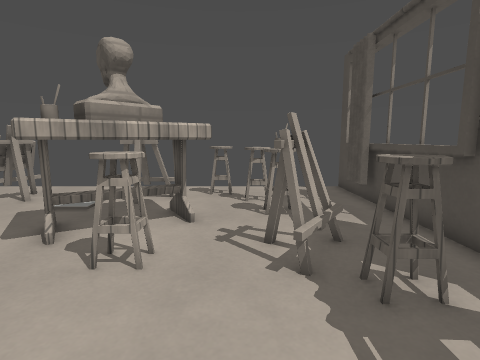
View 1 (above)

12 first-person views from a walk through a Godot game level. The camera is 1.2 m above the floor, tilts 8° down and sees 80° across. The floor is counted in squares, 0.5 m on a side. Each view is taken from the middle of a square. On the plan, view 1 faces up. The plan holds only what a view shows up to about 18 squares ahead; the rest is blank. Surface patterns are stand-ins for the level's own textures.

View 2
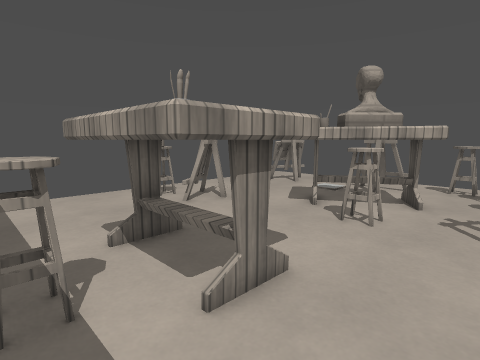

View 3
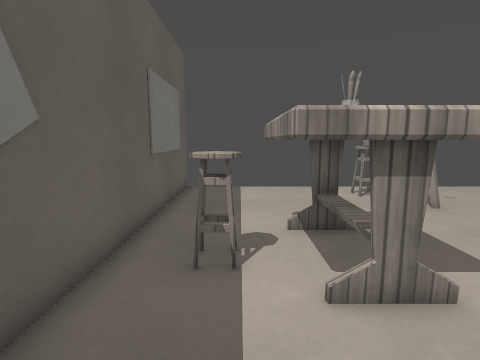

View 4
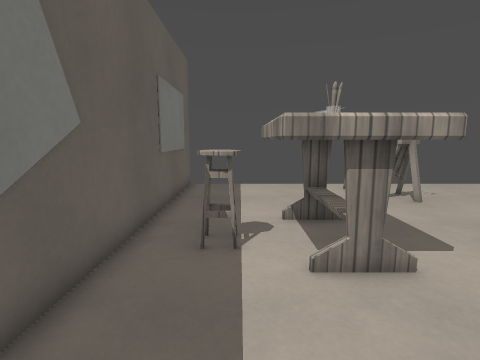

View 5
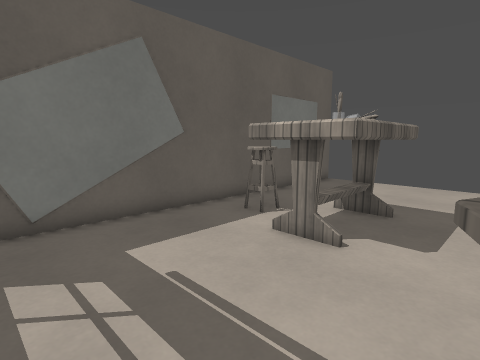

View 6
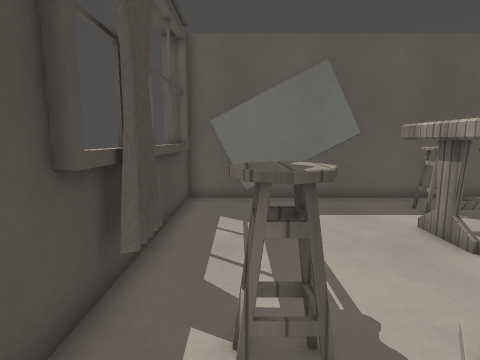

View 7
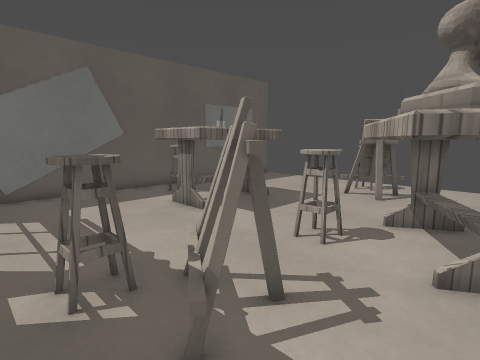

View 8
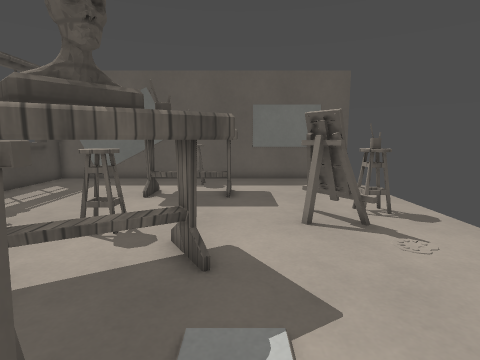

View 9
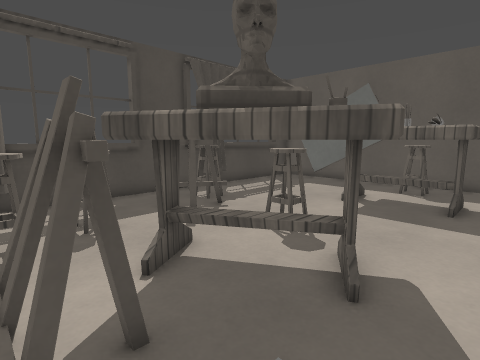

View 10
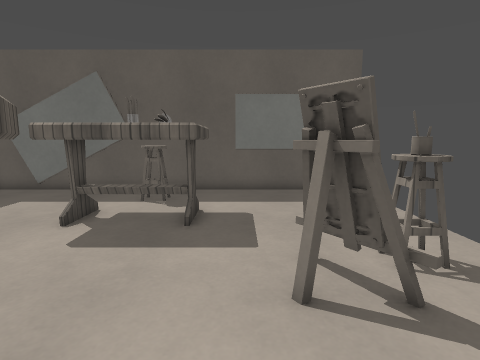

View 11
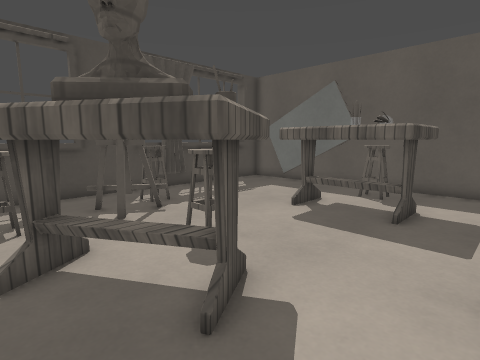

View 12
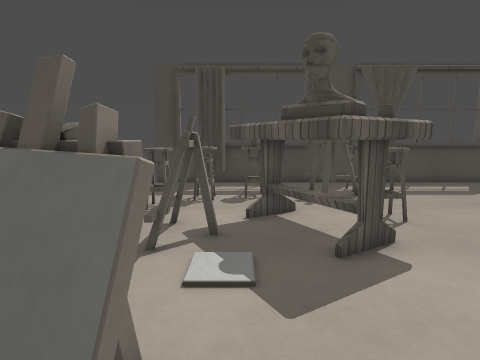

### Floor plan
Points are (right, up) in squares from view 1. A wall is a line through its corners. A room is listed if a view was taken in it or the views show most of it. See-through windows are left out.
Room 1 (views 1, 2, 3, 4, 5, 10, 11)
walls: (-8.2, 4.3) (-8.1, 4) (-8.4, 3.8); (-8.7, 4.6) (-8, 5) (-8.1, 4.5); (-8.8, 5.2) (-9.2, 4.9); (-9.2, 5) (-8.7, 5.3) (-7.9, 4.1); (-9.6, 5.2) (-7.8, 4.9) (-8.6, 4.4); (-1.7, -4.9) (-0.9, -4.5); (1.6, 6.7) (0.8, 5.5); (1.9, 6.5) (1.4, 6.4); (-3.9, 10.6) (-4.3, 11); (-9.4, 10.4) (-9.9, 10.7); (-8.4, 11) (-9.5, 11.4); (-9.1, 10.8) (-9.5, 11); (-12.6, -4.7) (5.1, -4.7) (5.1, 4.5); (-8.8, 12.4) (-9.6, 10.6); (4.9, -3.5) (4.9, 3.9)
low walls: (-0.8, -4.8) (0, -4.5); (0, -4.8) (0.6, -4.6); (2.3, 6.5) (1.7, 5.7); (0.6, -4.8) (1.1, -4.6); (1.3, -4.9) (1.8, -4.6); (-3.8, 11.4) (-4.2, 11.8); (1.8, -4.8) (2.3, -4.5); (-4.6, 11.8) (-5.2, 11.8); (2.8, -4.6) (3.2, -4.9)
ways out: opening at (-11.5, 9.5) to room 2; opening at (-6.5, 11.5) to room 2; opening at (0.2, 5.5) to room 2
objects: stool (-11, 3) to (-10, 4); painting (-9, 4); table (-6, -1) to (-2, 2); stool (-4, -3) to (-3, -2); stool (-3, 5) to (-2, 6); stool (2, 4) to (3, 5)
Room 2 (views 6, 7, 8, 9, 12)
walls: (-3.2, 11.6) (-3.2, 11.1) (-4.4, 11.1) (-5, 11.8); (-3.6, 11.3) (-3.2, 11.7); (-3.8, 11.9) (-3.8, 11.4); (-4.6, 11.1) (-4.6, 11.8); (-4.7, 11.3) (-3.3, 11.3); (1.4, 6.8) (1.9, 6.5); (1.1, 6.5) (1.2, 6); (0.8, 6) (0.6, 6.7) (1.7, 6); (1.1, 5.4) (0.7, 5.7); (1.7, 5.7) (0.6, 6.4); (-8.5, 12) (-9.1, 10.8); (1, 4.9) (0.8, 5.9) (1.3, 6.6) (2.3, 6.8); (4.9, 12.9) (4.9, 13.5); (5.1, 12.5) (5.1, 14.8); (-9.3, 10.7) (-8.8, 11.8); (-9.7, 10.6) (-9.1, 11.8); (4.9, 6.1) (4.9, 10.9); (5.1, 4.5) (5.1, 12.4)
low walls: (-2.8, 11.6) (-3.2, 11.6); (-2.7, 11.8) (-4.2, 11.8); (1.9, 6.8) (2.2, 6.6); (2.3, 6.8) (2.4, 7); (-9.9, 10.7) (-9.5, 11.4)
ways out: opening at (-11.5, 9.5) to room 1; opening at (-6.5, 11.5) to room 1; opening at (0.2, 5.5) to room 1
objects: table (-6, 6) to (-1, 10); statue (-4, 7) to (-2, 9); stool (-1, 12) to (0, 13); stool (0, 11) to (1, 12); stool (1, 9) to (2, 10)

Positions as (right, up) in squares from view 1, and headings:
1: (0, 0), facing up
2: (1, -3), facing up-left
3: (2, -2), facing left
4: (3, -2), facing left
5: (4, 4), facing down-left
6: (3, 7), facing down
7: (4, 9), facing down-left
8: (-6, 13), facing down
9: (-7, 12), facing down-right
10: (-7, 9), facing down
11: (-8, 10), facing down-right
12: (-11, 10), facing right
